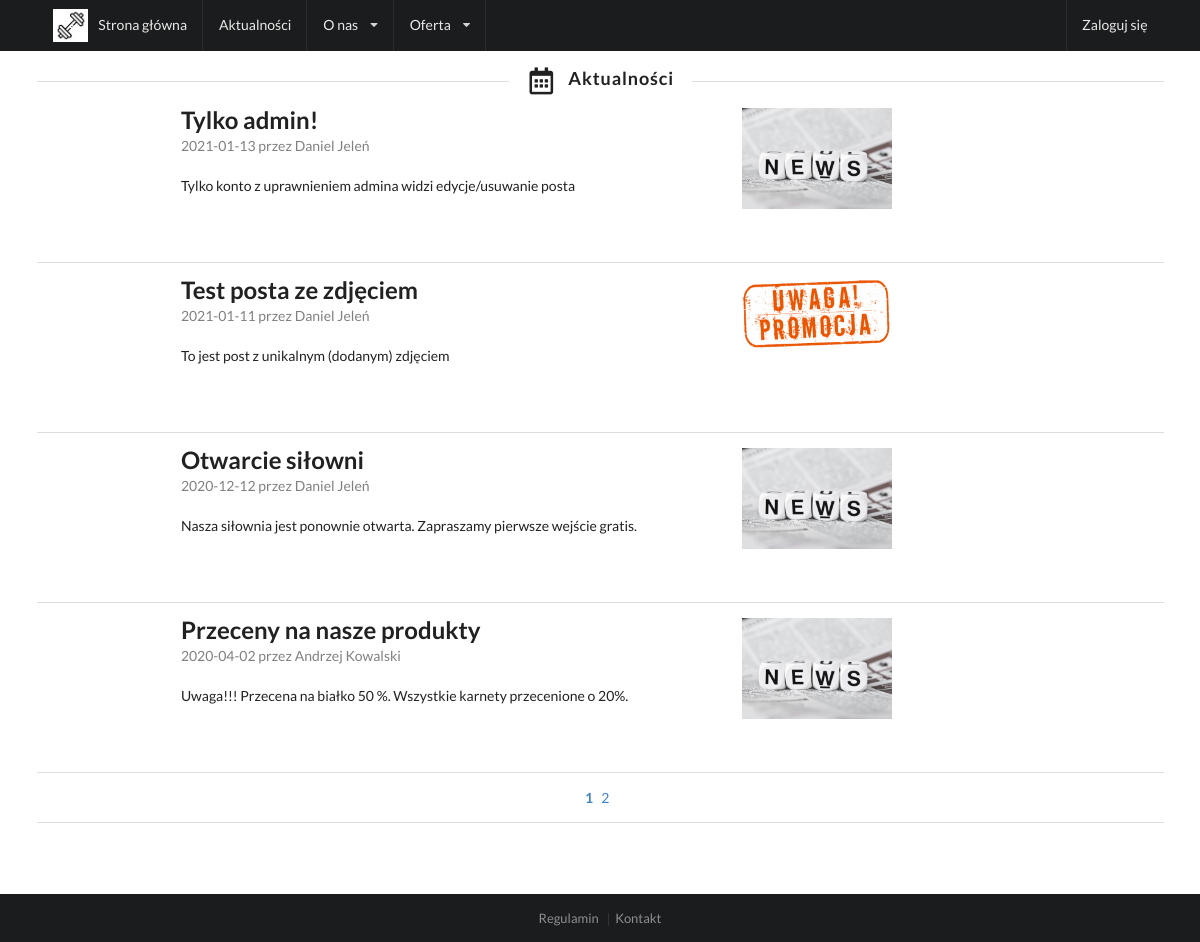
/aktualnosci, run on the app's committed database.
### tables this page shows
CREATE TABLE `news` (
  `id` int NOT NULL,
  `title` varchar(128) NOT NULL,
  `content` text NOT NULL,
  `date` date DEFAULT NULL,
  `image` varchar(64) NOT NULL,
  `id_user` int NOT NULL
);

CREATE TABLE `users` (
  `id` int NOT NULL,
  `login` varchar(255) NOT NULL,
  `password` varchar(255) NOT NULL,
  `status` text NOT NULL,
  `name` varchar(255) NOT NULL,
  `surname` varchar(255) NOT NULL,
  `avatar` varchar(32) NOT NULL,
  `age` int NOT NULL,
  `telephone` varchar(128) NOT NULL
);

### controller/newsController.php (called while the page is built)
<?php
    require $views.'header.php';
    require $views.'newsTable.php';
    require $views.'footer.php';
?>

### index.php (called while the page is built, shortened)
<?php
    require_once $_SERVER['DOCUMENT_ROOT'].DIRECTORY_SEPARATOR.'model'.DIRECTORY_SEPARATOR.'routing.php';
    $request = $_SERVER['REQUEST_URI'];
    routing($request);
?>

### views/newsTable.php (the view, shortened to what this page needs)
<?php
    $limit = 4;
    $query = "SELECT * FROM news";
    $s = $db->query($query);
    $total_results = $s->rowCount();
    $total_pages = ceil($total_results / $limit);
    if (!isset($_GET['page']))
    {
        $page = 1;
    }
    else
    {
        $page = $_GET['page'];
    }
    $starting_limit = ($page-1) * $limit;
    $show  = "SELECT news.id, title, content, date, name, surname, image FROM `news` LEFT JOIN users ON news.id_user = users.id ORDER BY date desc LIMIT $starting_limit,$limit";
    $r = $db->query($show);
?>
<div class="ui container">
  <div class="ui horizontal divider header">
    <i class="calendar alternate outline icon"></i>
    Aktualności
  </div>
  <?php  while($res = $r->fetch(PDO::FETCH_ASSOC)):?>
    <div class="ui grid" style="min-height: 12em;">
      <div class="two wide column"></div>
      <div class="seven wide column">
        <div>
          <h2 class="ui header"><?php echo $res['title'];?></h2>
        </div>
        <div style="color: grey;">
          <?php echo $res['date'];?>
          przez
          <?php echo $res['name'].' '.$res['surname'];?>
        </div>
        <br>
        <p><?php echo $res['content'];?></p>
      </div>
      <div class="four wide column">
        <img class="ui centered small image" src="/other/news/<?php echo $res['image'];?>">
      </div>
      <div class="two wide column"></div>
    </div>
  <div class="ui divider"></div>
  <?php endwhile; ?>
    <div class="ui center aligned container">
      <?php for ($page=1; $page <= $total_pages ; $page++): ?>
            <a href='<?php echo "?page=$page"; ?>' class="links">
            <?php
              if($_GET['page'] == $page )
              {
                echo "<b>".$page."</b>";
              }
              else
              {
                echo $page;
              }
            ?>
            </a>&nbsp;
      <?php endfor; ?>
      <div class="ui divider"></div>
    </div>
  </div>
</div>

### model/routing.php (shortened to what this page needs)
<?php
function routing($request)
{
    require_once $_SERVER['DOCUMENT_ROOT'].DIRECTORY_SEPARATOR.'other'.DIRECTORY_SEPARATOR.'requiredScripts.php';
    if( ($request == "/") || substr($request,0,5) == "/home")
    {
        $GLOBALS['title'] = "Strona główna";
        require $controller.'homeController.php';
        $isFound = true;
    }
    else if(substr($request, 0, 6) == "/login")
    {
        $GLOBALS['title'] = "Zaloguj się";
        require $controller.'loginController.php';
        $isFound = true;
    }
    else if(substr($request, 0, 7) == "/logout")
    {
        require $controller.'logoutController.php';
        $isFound = true;
    }
    else if(substr($request, 0, 12) == "/aktualnosci")
    {
        require $controller.'newsController.php';
    }
}
?>

### views/header.php (shortened to what this page needs)
<!DOCTYPE html>
<html lang="pl-PL">
<head>
    <link rel="stylesheet" href="https://cdnjs.cloudflare.com/ajax/libs/semantic-ui/2.4.1/semantic.min.css" />
</head>
<body>
<header>
  <div class="ui fixed inverted menu">
    <div class="ui container">
      <div class="left menu">
        <a href="/home" class="item">
          <img src="/other/images/logo.jpg">&nbsp;&nbsp;&nbsp;
          Strona główna
        </a>
        <a href="/aktualnosci" class="item">Aktualności</a>
        <div class="ui simple dropdown item">
          O nas
          <i class="dropdown icon"></i>
        </div>
        <div class="ui simple dropdown item">
          Oferta
          <i class="dropdown icon"></i>
        </div>
      </div>
      <div class="right menu">
        <?php if(!isset($_SESSION['loggedUser'])):?>
          <a href="/login" class="item">Zaloguj się</a>
        <?php endif;?>
      </div>
    </div>
  </div>
</header>
<div class="ui main container">

### views/footer.php (shortened to what this page needs)
<div class="ui inverted vertical footer segment">
    <div class="ui center aligned container">
      <div class="ui horizontal inverted small divided link list">
        <a class="item" href="/regulamin">Regulamin</a>
        <a class="item" href="/kontakt">Kontakt</a>
      </div>
    </div>
</div>
</body>
</html>

### views/header.php (style rules this page uses)
.main.container { padding-top: 5em; padding-bottom: 4em; }
.main { min-height: 61.5em; }

### data on the page
news: title "Tylko admin!", date "2021-01-13", id_user.name "Daniel", id_user.surname "Jeleń", content "Tylko konto z uprawnieniem admina widzi edycje/usuwanie posta", image (picture)
news: title "Test posta ze zdjęciem", date "2021-01-11", id_user.name "Daniel", id_user.surname "Jeleń", content "To jest post z unikalnym (dodanym) zdjęciem", image (picture)
news: title "Otwarcie siłowni", date "2020-12-12", id_user.name "Daniel", id_user.surname "Jeleń", content "Nasza siłownia jest ponownie otwarta. Zapraszamy pierwsze wejście gratis.", image (picture)
news: title "Przeceny na nasze produkty", date "2020-04-02", id_user.name "Andrzej", id_user.surname "Kowalski", content "Uwaga!!! Przecena na białko 50 %. Wszystkie karnety przecenione o 20%.", image (picture)
